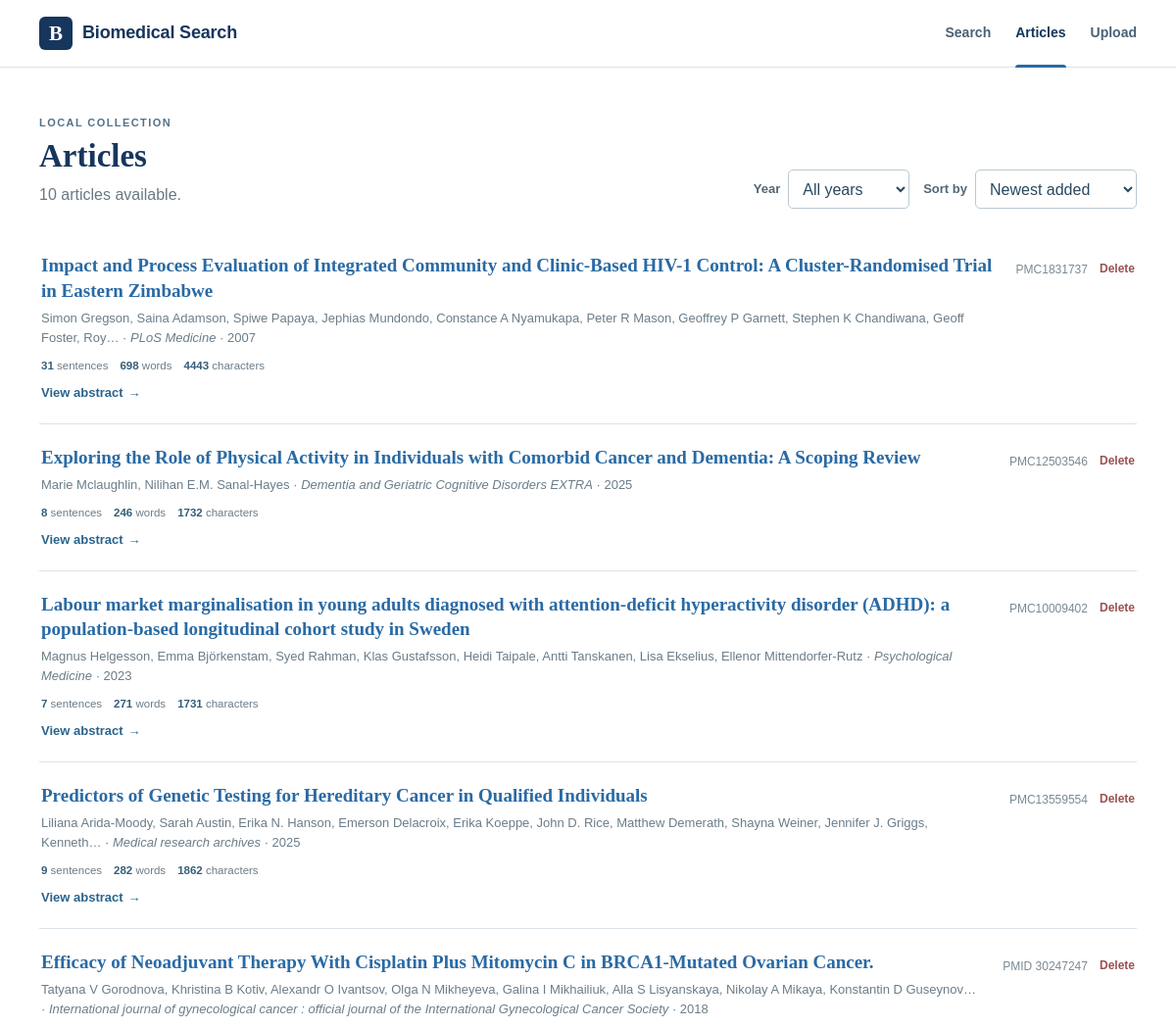
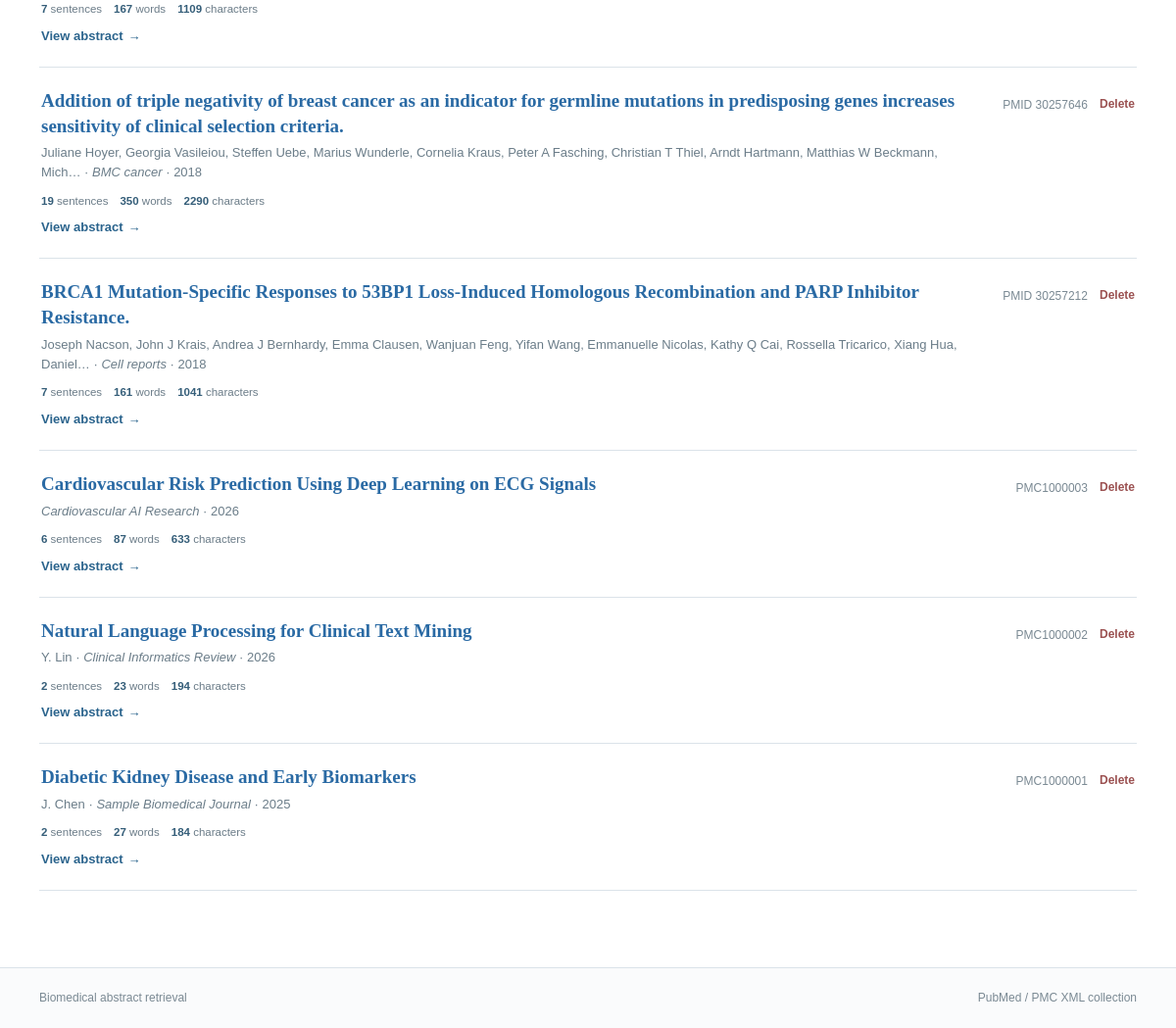
/articles/, run on an earlier commit of the app's database (2 pictures, top to bottom).
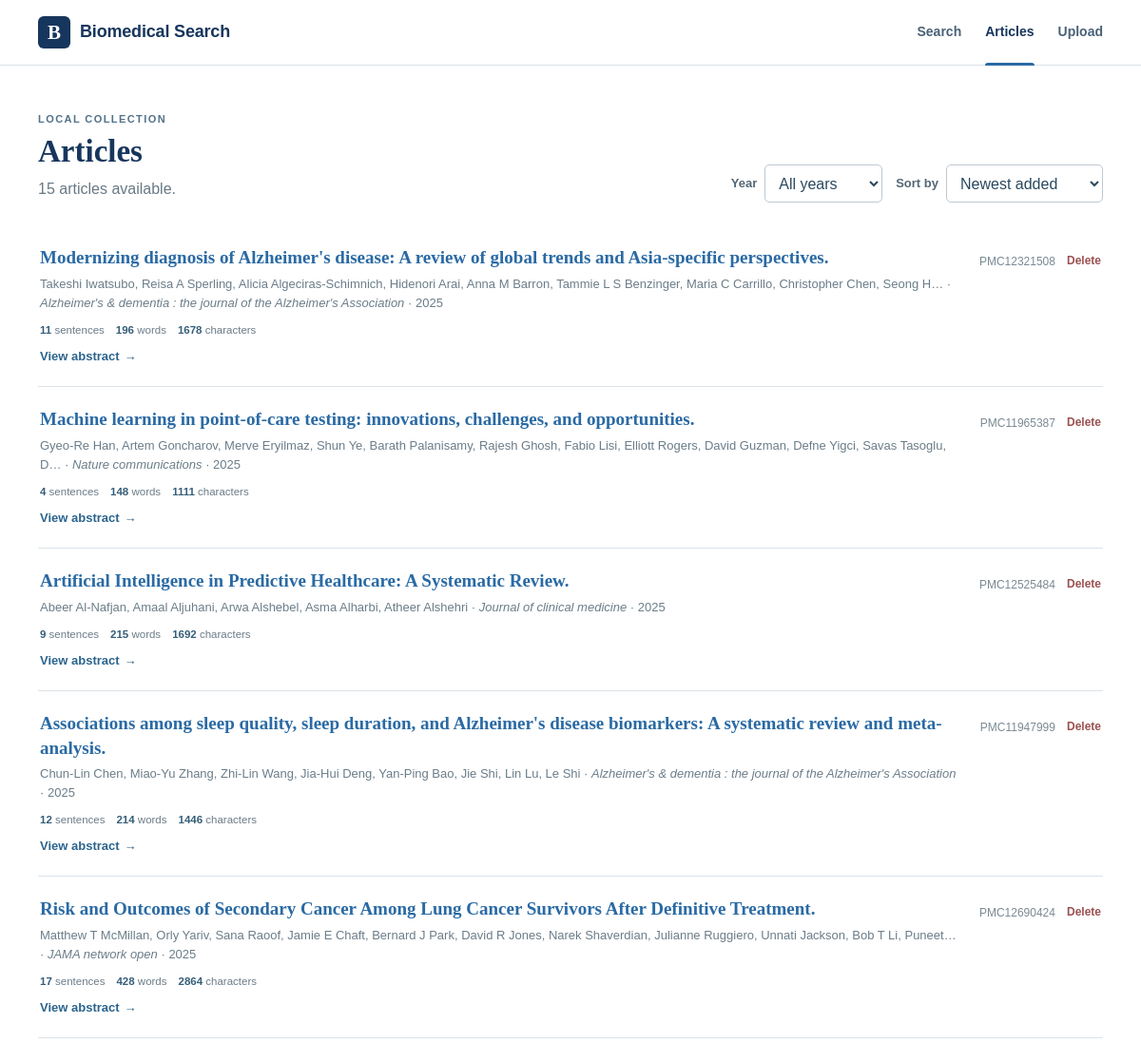
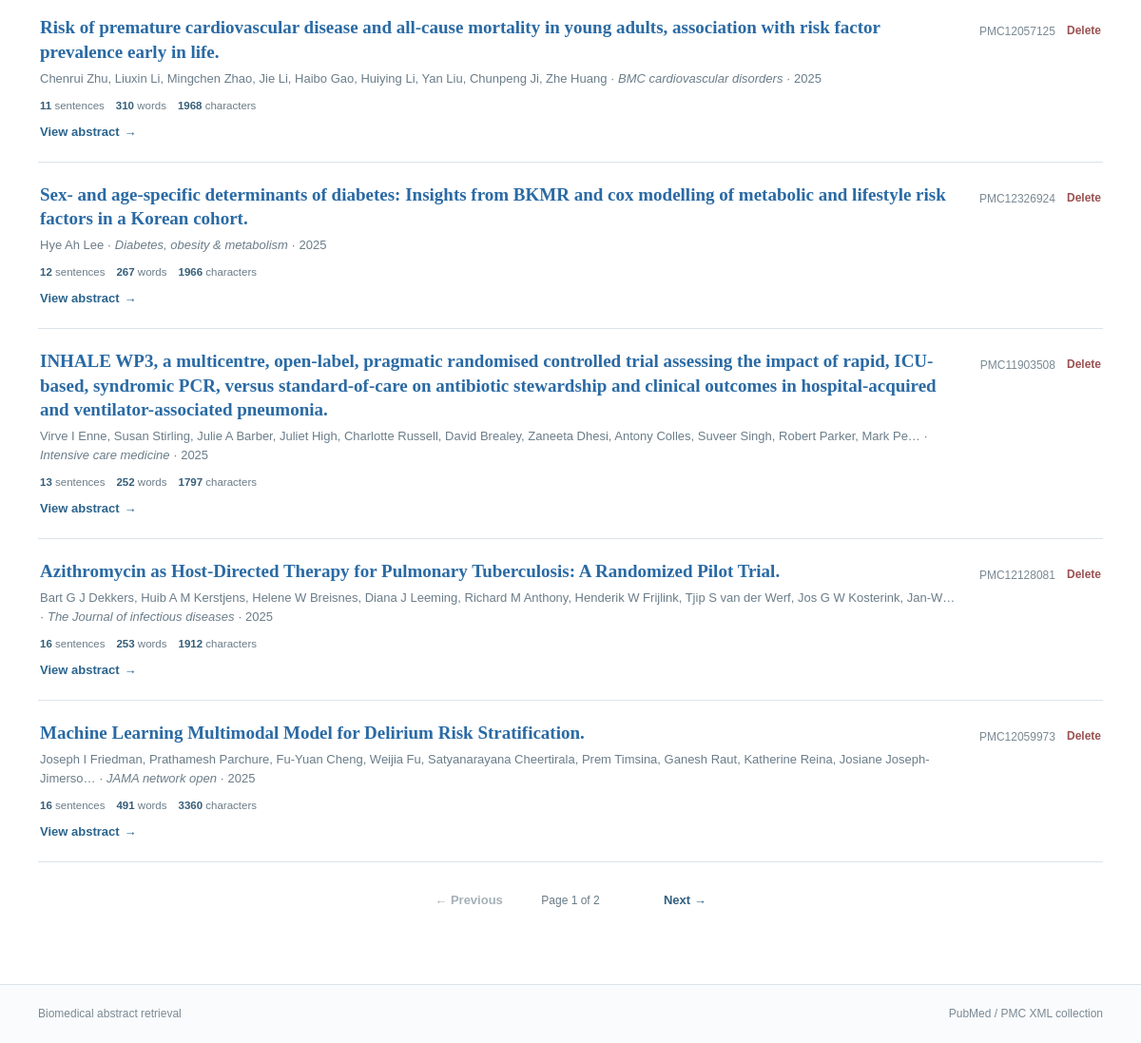
And on a later commit of the database (2 pictures, top to bottom).
### search/models.py (models this page shows, shortened)
class Document(models.Model):
    title = models.CharField(max_length=500)
    source_file = models.CharField(max_length=300, unique=True)
    pmcid = models.CharField(max_length=40, blank=True, db_index=True)
    pmid = models.CharField(max_length=40, blank=True, db_index=True)
    doi = models.CharField(max_length=200, blank=True)
    journal = models.CharField(max_length=300, blank=True)
    publication_year = models.CharField(max_length=10, blank=True)
    authors = models.TextField(blank=True)
    abstract = models.TextField(blank=True)
    raw_text = models.TextField()
    char_count = models.IntegerField(default=0)
    word_count = models.IntegerField(default=0)
    sentence_count = models.IntegerField(default=0)
    avg_words_per_sentence = models.FloatField(default=0)
    indexed_at = models.DateTimeField(auto_now=True)
    class Meta:
        ordering = ["-indexed_at", "title"]

### search/views.py (the view)
# urls.py: path("articles/", views.articles_view, name="articles"),
def articles_view(request):
    sort = request.GET.get("sort", "newest")
    available_years = _available_years()
    year = _normalize_year_filter(request.GET.get("year", ""), available_years)
    documents = Document.objects.all()
    if year:
        documents = documents.filter(publication_year=year)
    if sort == "az":
        documents = documents.order_by(Lower("title"))
    elif sort == "za":
        documents = documents.order_by(Lower("title").desc())
    elif sort == "oldest":
        documents = documents.order_by("indexed_at", Lower("title"))
    else:
        sort = "newest"
        documents = documents.order_by("-indexed_at", Lower("title"))
    filtered_count = documents.count()
    paginator = Paginator(documents, 10)
    page_obj = paginator.get_page(request.GET.get("page", 1))
    for doc in page_obj.object_list:
        doc.abstract_stats = _basic_stats(doc.abstract, include_sentences=True)
    return render(request, "search/articles.html", {
        "page_obj": page_obj,
        "sort": sort,
        "year": year,
        "available_years": available_years,
        "filtered_count": filtered_count,
        "total_docs": Document.objects.count(),
        "page_title": "Articles",
    })

### search/text_processing.py (called while the page is built)
def _token_scan_text(text: str):
    return _NUMERIC_RANGE_BOUNDARY.sub(" ", text or "")

def tokenize(text: str):
    original = text or ""
    return [
        original[m.start():m.end()].casefold()
        for m in TOKEN_PATTERN.finditer(_token_scan_text(original))
    ]

def split_sentences(text: str):
    text = (text or "").strip()
    if not text:
        return []
    paragraphs = [p.strip() for p in re.split(r"\r?\n+", text) if p.strip()]
    sentences = []
    for paragraph in paragraphs:
        sentences.extend(_split_paragraph_sentences(paragraph))
    return sentences

def document_stats(text: str):
    raw_text = text or ""
    visible_text = re.sub(r"\s+", " ", raw_text).strip()
    word_count = len(tokenize(visible_text))
    sentence_count = len(split_sentences(raw_text))
    return {
        "char_count": len(visible_text),
        "char_count_no_space": len(visible_text.replace(" ", "")),
        "word_count": word_count,
        "sentence_count": sentence_count,
        "avg_words_per_sentence": round(word_count / sentence_count, 2) if sentence_count else 0,
    }

### search/templates/search/articles.html (shortened to what this page needs)
{% extends "search/base.html" %}
{% block content %}
<main class="site-shell page-main articles-page">
  <div class="articles-heading-row">
    <header class="page-heading">
      <span class="section-kicker">LOCAL COLLECTION</span>
      <h1>Articles</h1>
      {% if year %}
        <p>{{ filtered_count }} article{{ filtered_count|pluralize }} from {{ year }} · {{ total_docs }} total.</p>
      {% else %}
        <p>{{ total_docs }} article{{ total_docs|pluralize }} available.</p>
      {% endif %}
    </header>
    <form method="get" class="collection-controls">
      <div class="filter-control">
        <label for="year">Year</label>
        <select id="year" name="year" onchange="this.form.submit()">
          <option value="">All years</option>
        </select>
      </div>
      <div class="filter-control">
        <label for="sort">Sort by</label>
        <select id="sort" name="sort" onchange="this.form.submit()">
          <option value="newest" {% if sort == 'newest' %}selected{% endif %}>Newest added</option>
        </select>
      </div>
    </form>
  </div>
  <section class="article-list">
    {% for doc in page_obj %}
    <article class="article-list-row">
      <div class="article-row-main">
        <h2>
          <a href="{% url 'search:document_detail' doc.pk %}?sort={{ sort|urlencode }}{% if year %}&year={{ year|urlencode }}{% endif %}&page={{ page_obj.number }}">{{ doc.title }}</a>
        </h2>
        {% if doc.authors or doc.journal or doc.publication_year %}
        <p class="citation-line">
          {% if doc.authors %}{{ doc.authors|truncatechars:160 }}{% endif %}
          {% if doc.journal %}{% if doc.authors %} · {% endif %}<em>{{ doc.journal }}</em>{% endif %}
          {% if doc.publication_year %} · {{ doc.publication_year }}{% endif %}
        </p>
        {% endif %}
        {% if doc.abstract %}
        <div class="abstract-preview-stats article-list-stats" aria-label="Abstract statistics">
          <span><strong>{{ doc.abstract_stats.sentences }}</strong> sentences</span>
          <span><strong>{{ doc.abstract_stats.words }}</strong> words</span>
          <span><strong>{{ doc.abstract_stats.characters }}</strong> characters</span>
        </div>
        {% endif %}
        <div class="article-list-links">
          <a class="article-open-link" href="{% url 'search:document_detail' doc.pk %}?sort={{ sort|urlencode }}{% if year %}&year={{ year|urlencode }}{% endif %}&page={{ page_obj.number }}">View abstract <span>→</span></a>
        </div>
      </div>
      <div class="article-row-actions">
        {% if doc.pmcid %}<span class="record-id">{{ doc.pmcid }}</span>{% elif doc.pmid %}<span class="record-id">PMID {{ doc.pmid }}</span>{% endif %}
        <form method="post" action="{% url 'search:delete_document' doc.pk %}">
          <button
            class="row-delete-button"
            type="submit"
            onclick="event.stopPropagation(); return confirm('Delete this article from the collection?');"
          >Delete</button>
        </form>
      </div>
    </article>
    {% empty %}
    <div class="empty-state">
      <h3>No articles found</h3>
      <p>{% if year %}There are no articles from {{ year }} in this collection.{% else %}Upload an XML article to start the collection.{% endif %}</p>
    </div>
    {% endfor %}
  </section>
  {% if page_obj.paginator.num_pages > 1 %}
  <nav class="pagination" aria-label="Article pages">
    {% if page_obj.has_previous %}
      <a class="page-step" href="?sort={{ sort }}{% if year %}&year={{ year|urlencode }}{% endif %}&page={{ page_obj.previous_page_number }}">← Previous</a>
    {% else %}
      <span class="page-step disabled">← Previous</span>
    {% endif %}
    <span class="page-position">Page {{ page_obj.number }} of {{ page_obj.paginator.num_pages }}</span>
    {% if page_obj.has_next %}
      <a class="page-step" href="?sort={{ sort }}{% if year %}&year={{ year|urlencode }}{% endif %}&page={{ page_obj.next_page_number }}">Next →</a>
    {% else %}
      <span class="page-step disabled">Next →</span>
    {% endif %}
  </nav>
  {% endif %}
</main>
{% endblock %}

What changed in the data, as far as the page shows it:
no longer on this page (row edited): Document: title "Impact and Process Evaluation of Integrated Community and Clinic-Based HIV-1 Control: A Cluster-Randomised Trial in Eastern Zimbabwe", authors "Simon Gregson, Saina Adamson, Spiwe Papaya, Jephias Mundondo, Constance A Nyamukapa, Peter R Mason, Geoffrey P Garnett, Stephen K Chandiwana, Geoff Foster, Roy…", journal "PLoS Medicine", publication_year "2007", abstract_stats.sentences "31", abstract_stats.words "698", abstract_stats.characters "4443", pmcid "PMC1831737"
no longer on this page (row edited): Document: title "Exploring the Role of Physical Activity in Individuals with Comorbid Cancer and Dementia: A Scoping Review", authors "Marie Mclaughlin, Nilihan E.M. Sanal-Hayes", journal "Dementia and Geriatric Cognitive Disorders EXTRA", publication_year "2025", abstract_stats.sentences "8", abstract_stats.words "246", abstract_stats.characters "1732", pmcid "PMC12503546"
no longer on this page (row edited): Document: title "Labour market marginalisation in young adults diagnosed with attention-deficit hyperactivity disorder (ADHD): a population-based longitudinal cohort study in Sweden", authors "Magnus Helgesson, Emma Björkenstam, Syed Rahman, Klas Gustafsson, Heidi Taipale, Antti Tanskanen, Lisa Ekselius, Ellenor Mittendorfer-Rutz", journal "Psychological Medicine", publication_year "2023", abstract_stats.sentences "7", abstract_stats.words "271", abstract_stats.characters "1731", pmcid "PMC10009402"
no longer on this page (row edited): Document: title "Predictors of Genetic Testing for Hereditary Cancer in Qualified Individuals", authors "Liliana Arida-Moody, Sarah Austin, Erika N. Hanson, Emerson Delacroix, Erika Koeppe, John D. Rice, Matthew Demerath, Shayna Weiner, Jennifer J. Griggs, Kenneth…", journal "Medical research archives", publication_year "2025", abstract_stats.sentences "9", abstract_stats.words "282", abstract_stats.characters "1862", pmcid "PMC13559554"
removed Document: title "Efficacy of Neoadjuvant Therapy With Cisplatin Plus Mitomycin C in BRCA1-Mutated Ovarian Cancer.", authors "Tatyana V Gorodnova, Khristina B Kotiv, Alexandr O Ivantsov, Olga N Mikheyeva, Galina I Mikhailiuk, Alla S Lisyanskaya, Nikolay A Mikaya, Konstantin D Guseynov…", journal "International journal of gynecological cancer : official journal of the International Gynecological Cancer Society", publication_year "2018", abstract_stats.sentences "7", abstract_stats.words "167", abstract_stats.characters "1109", pmid "30247247"
removed Document: title "Addition of triple negativity of breast cancer as an indicator for germline mutations in predisposing genes increases sensitivity of clinical selection criteria.", authors "Juliane Hoyer, Georgia Vasileiou, Steffen Uebe, Marius Wunderle, Cornelia Kraus, Peter A Fasching, Christian T Thiel, Arndt Hartmann, Matthias W Beckmann, Mich…", journal "BMC cancer", publication_year "2018", abstract_stats.sentences "19", abstract_stats.words "350", abstract_stats.characters "2290", pmid "30257646"
removed Document: title "BRCA1 Mutation-Specific Responses to 53BP1 Loss-Induced Homologous Recombination and PARP Inhibitor Resistance.", authors "Joseph Nacson, John J Krais, Andrea J Bernhardy, Emma Clausen, Wanjuan Feng, Yifan Wang, Emmanuelle Nicolas, Kathy Q Cai, Rossella Tricarico, Xiang Hua, Daniel…", journal "Cell reports", publication_year "2018", abstract_stats.sentences "7", abstract_stats.words "161", abstract_stats.characters "1041", pmid "30257212"
removed Document: title "Cardiovascular Risk Prediction Using Deep Learning on ECG Signals", journal "Cardiovascular AI Research", publication_year "2026", abstract_stats.sentences "6", abstract_stats.words "87", abstract_stats.characters "633", pmcid "PMC1000003"
removed Document: title "Natural Language Processing for Clinical Text Mining", authors "Y. Lin", journal "Clinical Informatics Review", publication_year "2026", abstract_stats.sentences "2", abstract_stats.words "23", abstract_stats.characters "194", pmcid "PMC1000002"
removed Document: title "Diabetic Kidney Disease and Early Biomarkers", authors "J. Chen", journal "Sample Biomedical Journal", publication_year "2025", abstract_stats.sentences "2", abstract_stats.words "27", abstract_stats.characters "184", pmcid "PMC1000001"
added Document: title "Modernizing diagnosis of Alzheimer's disease: A review of global trends and Asia-specific perspectives.", authors "Takeshi Iwatsubo, Reisa A Sperling, Alicia Algeciras-Schimnich, Hidenori Arai, Anna M Barron, Tammie L S Benzinger, Maria C Carrillo, Christopher Chen, Seong H…", journal "Alzheimer's & dementia : the journal of the Alzheimer's Association", publication_year "2025", abstract_stats.sentences "11", abstract_stats.words "196", abstract_stats.characters "1678", pmcid "PMC12321508"
added Document: title "Machine learning in point-of-care testing: innovations, challenges, and opportunities.", authors "Gyeo-Re Han, Artem Goncharov, Merve Eryilmaz, Shun Ye, Barath Palanisamy, Rajesh Ghosh, Fabio Lisi, Elliott Rogers, David Guzman, Defne Yigci, Savas Tasoglu, D…", journal "Nature communications", publication_year "2025", abstract_stats.sentences "4", abstract_stats.words "148", abstract_stats.characters "1111", pmcid "PMC11965387"
added Document: title "Artificial Intelligence in Predictive Healthcare: A Systematic Review.", authors "Abeer Al-Nafjan, Amaal Aljuhani, Arwa Alshebel, Asma Alharbi, Atheer Alshehri", journal "Journal of clinical medicine", publication_year "2025", abstract_stats.sentences "9", abstract_stats.words "215", abstract_stats.characters "1692", pmcid "PMC12525484"
added Document: title "Associations among sleep quality, sleep duration, and Alzheimer's disease biomarkers: A systematic review and meta-analysis.", authors "Chun-Lin Chen, Miao-Yu Zhang, Zhi-Lin Wang, Jia-Hui Deng, Yan-Ping Bao, Jie Shi, Lin Lu, Le Shi", journal "Alzheimer's & dementia : the journal of the Alzheimer's Association", publication_year "2025", abstract_stats.sentences "12", abstract_stats.words "214", abstract_stats.characters "1446", pmcid "PMC11947999"
added Document: title "Risk and Outcomes of Secondary Cancer Among Lung Cancer Survivors After Definitive Treatment.", authors "Matthew T McMillan, Orly Yariv, Sana Raoof, Jamie E Chaft, Bernard J Park, David R Jones, Narek Shaverdian, Julianne Ruggiero, Unnati Jackson, Bob T Li, Puneet…", journal "JAMA network open", publication_year "2025", abstract_stats.sentences "17", abstract_stats.words "428", abstract_stats.characters "2864", pmcid "PMC12690424"
added Document: title "Risk of premature cardiovascular disease and all-cause mortality in young adults, association with risk factor prevalence early in life.", authors "Chenrui Zhu, Liuxin Li, Mingchen Zhao, Jie Li, Haibo Gao, Huiying Li, Yan Liu, Chunpeng Ji, Zhe Huang", journal "BMC cardiovascular disorders", publication_year "2025", abstract_stats.sentences "11", abstract_stats.words "310", abstract_stats.characters "1968", pmcid "PMC12057125"
added Document: title "Sex- and age-specific determinants of diabetes: Insights from BKMR and cox modelling of metabolic and lifestyle risk factors in a Korean cohort.", authors "Hye Ah Lee", journal "Diabetes, obesity & metabolism", publication_year "2025", abstract_stats.sentences "12", abstract_stats.words "267", abstract_stats.characters "1966", pmcid "PMC12326924"
added Document: title "INHALE WP3, a multicentre, open-label, pragmatic randomised controlled trial assessing the impact of rapid, ICU-based, syndromic PCR, versus standard-of-care on antibiotic stewardship and clinical outcomes in hospital-acquired and ventilator-associated pneumonia.", authors "Virve I Enne, Susan Stirling, Julie A Barber, Juliet High, Charlotte Russell, David Brealey, Zaneeta Dhesi, Antony Colles, Suveer Singh, Robert Parker, Mark Pe…", journal "Intensive care medicine", publication_year "2025", abstract_stats.sentences "13", abstract_stats.words "252", abstract_stats.characters "1797", pmcid "PMC11903508"
added Document: title "Azithromycin as Host-Directed Therapy for Pulmonary Tuberculosis: A Randomized Pilot Trial.", authors "Bart G J Dekkers, Huib A M Kerstjens, Helene W Breisnes, Diana J Leeming, Richard M Anthony, Henderik W Frijlink, Tjip S van der Werf, Jos G W Kosterink, Jan-W…", journal "The Journal of infectious diseases", publication_year "2025", abstract_stats.sentences "16", abstract_stats.words "253", abstract_stats.characters "1912", pmcid "PMC12128081"
added Document: title "Machine Learning Multimodal Model for Delirium Risk Stratification.", authors "Joseph I Friedman, Prathamesh Parchure, Fu-Yuan Cheng, Weijia Fu, Satyanarayana Cheertirala, Prem Timsina, Ganesh Raut, Katherine Reina, Josiane Joseph-Jimerso…", journal "JAMA network open", publication_year "2025", abstract_stats.sentences "16", abstract_stats.words "491", abstract_stats.characters "3360", pmcid "PMC12059973"
Also different on the page:
{{ total_docs }}: "10" → "15"
{{ page_obj.number }}: (not shown) → "1"
{{ page_obj.paginator.num_pages }}: (not shown) → "2"
text now shown: "← Previous Page of Next →"
